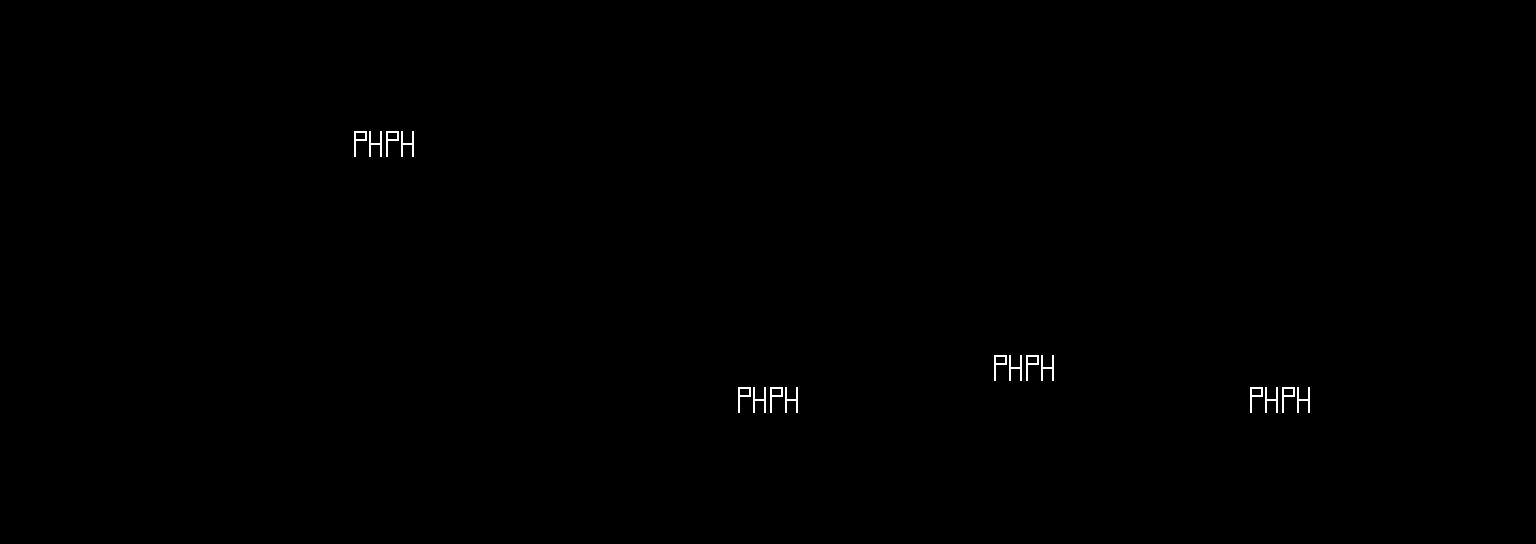

A level layout from a 2D game, rendered from its tile map. Below: a short description, then the map file with tile-grid data replaced by summaries:
An orthogonal 48x17 tile map with 32x32 px tiles, 1 tile layer (Tile Layer 1) and 28 objects.

<map version="1.2" tiledversion="1.3.2" orientation="orthogonal" renderorder="right-down" compressionlevel="0" width="48" height="17" tilewidth="32" tileheight="32" infinite="0" nextlayerid="6" nextobjectid="54">
 <tileset firstgid="1" name="visitorplaceholder" tilewidth="32" tileheight="32" tilecount="1" columns="1">
  <image source="visitorplaceholder.png" width="32" height="32" />
 </tileset>
 <layer id="1" name="Tile Layer 1" width="48" height="17">
  <data>[816 cells, 8 non-empty, 1 distinct tile ids]</data>
 </layer>
 <objectgroup id="5" name="anchor">
  <object id="53" x="160" y="384" />
 </objectgroup>
 <objectgroup id="3" name="collision">
  <object id="1" x="0" y="0" width="32" height="544" />
  <object id="2" x="32" y="512" width="1504" height="32" />
  <object id="3" x="1504" y="1.18366" width="32" height="510.816" />
  <object id="4" x="0" y="0" width="1504" height="32" />
  <object id="21" x="256" y="160" width="192" height="32" />
  <object id="22" x="448" y="32" width="32" height="160" />
  <object id="26" x="672" y="128" width="96" height="32" />
  <object id="27" x="960" y="160" width="96" height="32" />
  <object id="28" x="1248" y="128" width="96" height="32" />
  <object id="29" x="672" y="448" width="32" height="64" />
  <object id="30" x="672" y="416" width="160" height="32" />
  <object id="31" x="800" y="448" width="32" height="64" />
  <object id="35" x="928" y="416" width="32" height="64" />
  <object id="36" x="928" y="384" width="160" height="32" />
  <object id="37" x="1056" y="416" width="32" height="64" />
  <object id="38" x="1184" y="448" width="32" height="64" />
  <object id="39" x="1184" y="416" width="160" height="32" />
  <object id="40" x="1312" y="448" width="32" height="64" />
  <object id="41" x="1184" y="384" width="32" height="32" />
  <object id="43" x="1472" y="352" width="32" height="162.667" />
  <object id="46" x="1472" y="352">
   <polygon points="0,0 32,-32 32,0" />
  </object>
  <object id="47" x="864" y="352" width="32" height="160" />
  <object id="49" x="896" y="480" width="224" height="32" />
 </objectgroup>
 <objectgroup id="4" name="goal">
  <object id="8" x="1248" y="384" width="61.3333" height="32" />
  <object id="12" x="352" y="128" width="64" height="32" />
  <object id="13" x="736" y="384" width="64" height="32" />
  <object id="14" x="992" y="352" width="65.3333" height="32" />
 </objectgroup>
</map>
